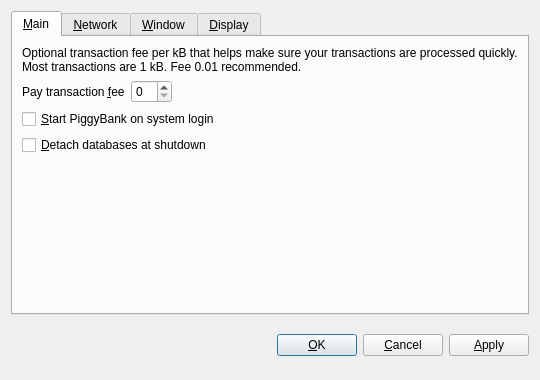
<?xml version="1.0" encoding="UTF-8"?>
<ui version="4.0">
 <class>OptionsDialog</class>
 <widget class="QDialog" name="OptionsDialog">
  <property name="geometry">
   <rect>
    <x>0</x>
    <y>0</y>
    <width>540</width>
    <height>380</height>
   </rect>
  </property>
  <property name="windowTitle">
   <string>Options</string>
  </property>
  <property name="modal">
   <bool>true</bool>
  </property>
  <layout class="QVBoxLayout" name="verticalLayout">
   <item>
    <widget class="QTabWidget" name="tabWidget">
     <property name="tabPosition">
      <enum>QTabWidget::North</enum>
     </property>
     <property name="currentIndex">
      <number>0</number>
     </property>
     <widget class="QWidget" name="tabMain">
      <attribute name="title">
       <string>&amp;Main</string>
      </attribute>
      <layout class="QVBoxLayout" name="verticalLayout_Main">
       <item>
        <widget class="QLabel" name="transactionFeeInfoLabel">
         <property name="text">
          <string>Optional transaction fee per kB that helps make sure your transactions are processed quickly. Most transactions are 1 kB. Fee 0.01 recommended.</string>
         </property>
         <property name="textFormat">
          <enum>Qt::PlainText</enum>
         </property>
         <property name="wordWrap">
          <bool>true</bool>
         </property>
        </widget>
       </item>
       <item>
        <layout class="QHBoxLayout" name="horizontalLayout_Main">
         <item>
          <widget class="QLabel" name="transactionFeeLabel">
           <property name="text">
            <string>Pay transaction &amp;fee</string>
           </property>
           <property name="textFormat">
            <enum>Qt::PlainText</enum>
           </property>
           <property name="buddy">
            <cstring>transactionFee</cstring>
           </property>
          </widget>
         </item>
         <item>
          <widget class="BitcoinAmountField" name="transactionFee"/>
         </item>
         <item>
          <spacer name="horizontalSpacer_Main">
           <property name="orientation">
            <enum>Qt::Horizontal</enum>
           </property>
           <property name="sizeHint" stdset="0">
            <size>
             <width>40</width>
             <height>20</height>
            </size>
           </property>
          </spacer>
         </item>
        </layout>
       </item>
       <item>
        <widget class="QCheckBox" name="bitcoinAtStartup">
         <property name="toolTip">
          <string>Automatically start PiggyCoin after logging in to the system.</string>
         </property>
         <property name="text">
          <string>&amp;Start PiggyBank on system login</string>
         </property>
        </widget>
       </item>
       <item>
        <widget class="QCheckBox" name="detachDatabases">
         <property name="toolTip">
          <string>Detach block and address databases at shutdown. This means they can be moved to another data directory, but it slows down shutdown. The wallet is always detached.</string>
         </property>
         <property name="text">
          <string>&amp;Detach databases at shutdown</string>
         </property>
        </widget>
       </item>
       <item>
        <spacer name="verticalSpacer_Main">
         <property name="orientation">
          <enum>Qt::Vertical</enum>
         </property>
         <property name="sizeHint" stdset="0">
          <size>
           <width>20</width>
           <height>40</height>
          </size>
         </property>
        </spacer>
       </item>
      </layout>
     </widget>
     <widget class="QWidget" name="tabNetwork">
      <attribute name="title">
       <string>&amp;Network</string>
      </attribute>
      <layout class="QVBoxLayout" name="verticalLayout_Network">
       <item>
        <widget class="QCheckBox" name="mapPortUpnp">
         <property name="toolTip">
          <string>Automatically open the PiggyCoin client port on the router. This only works when your router supports UPnP and it is enabled.</string>
         </property>
         <property name="text">
          <string>Map port using &amp;UPnP</string>
         </property>
        </widget>
       </item>
       <item>
        <widget class="QCheckBox" name="connectSocks">
         <property name="toolTip">
          <string>Connect to the PiggyCoin network through a SOCKS proxy (e.g. when connecting through Tor).</string>
         </property>
         <property name="text">
          <string>&amp;Connect through SOCKS proxy:</string>
         </property>
        </widget>
       </item>
       <item>
        <layout class="QHBoxLayout" name="horizontalLayout_Network">
         <item>
          <widget class="QLabel" name="proxyIpLabel">
           <property name="text">
            <string>Proxy &amp;IP:</string>
           </property>
           <property name="textFormat">
            <enum>Qt::PlainText</enum>
           </property>
           <property name="buddy">
            <cstring>proxyIp</cstring>
           </property>
          </widget>
         </item>
         <item>
          <widget class="QValidatedLineEdit" name="proxyIp">
           <property name="maximumSize">
            <size>
             <width>140</width>
             <height>16777215</height>
            </size>
           </property>
           <property name="toolTip">
            <string>IP address of the proxy (e.g. 127.0.0.1)</string>
           </property>
          </widget>
         </item>
         <item>
          <widget class="QLabel" name="proxyPortLabel">
           <property name="text">
            <string>&amp;Port:</string>
           </property>
           <property name="textFormat">
            <enum>Qt::PlainText</enum>
           </property>
           <property name="buddy">
            <cstring>proxyPort</cstring>
           </property>
          </widget>
         </item>
         <item>
          <widget class="QLineEdit" name="proxyPort">
           <property name="maximumSize">
            <size>
             <width>55</width>
             <height>16777215</height>
            </size>
           </property>
           <property name="toolTip">
            <string>Port of the proxy (e.g. 9050)</string>
           </property>
          </widget>
         </item>
         <item>
          <widget class="QLabel" name="socksVersionLabel">
           <property name="text">
            <string>SOCKS &amp;Version:</string>
           </property>
           <property name="textFormat">
            <enum>Qt::PlainText</enum>
           </property>
           <property name="buddy">
            <cstring>socksVersion</cstring>
           </property>
          </widget>
         </item>
         <item>
          <widget class="QValueComboBox" name="socksVersion">
           <property name="toolTip">
            <string>SOCKS version of the proxy (e.g. 5)</string>
           </property>
          </widget>
         </item>
         <item>
          <spacer name="horizontalSpacer_Network">
           <property name="orientation">
            <enum>Qt::Horizontal</enum>
           </property>
           <property name="sizeHint" stdset="0">
            <size>
             <width>40</width>
             <height>20</height>
            </size>
           </property>
          </spacer>
         </item>
        </layout>
       </item>
       <item>
        <spacer name="verticalSpacer_Network">
         <property name="orientation">
          <enum>Qt::Vertical</enum>
         </property>
         <property name="sizeHint" stdset="0">
          <size>
           <width>20</width>
           <height>40</height>
          </size>
         </property>
        </spacer>
       </item>
      </layout>
     </widget>
     <widget class="QWidget" name="tabWindow">
      <attribute name="title">
       <string>&amp;Window</string>
      </attribute>
      <layout class="QVBoxLayout" name="verticalLayout_Window">
       <item>
        <widget class="QCheckBox" name="minimizeToTray">
         <property name="toolTip">
          <string>Show only a tray icon after minimizing the window.</string>
         </property>
         <property name="text">
          <string>&amp;Minimize to the tray instead of the taskbar</string>
         </property>
        </widget>
       </item>
       <item>
        <widget class="QCheckBox" name="minimizeOnClose">
         <property name="toolTip">
          <string>Minimize instead of exit the application when the window is closed. When this option is enabled, the application will be closed only after selecting Quit in the menu.</string>
         </property>
         <property name="text">
          <string>M&amp;inimize on close</string>
         </property>
        </widget>
       </item>
       <item>
        <spacer name="verticalSpacer_Window">
         <property name="orientation">
          <enum>Qt::Vertical</enum>
         </property>
         <property name="sizeHint" stdset="0">
          <size>
           <width>20</width>
           <height>40</height>
          </size>
         </property>
        </spacer>
       </item>
      </layout>
     </widget>
     <widget class="QWidget" name="tabDisplay">
      <attribute name="title">
       <string>&amp;Display</string>
      </attribute>
      <layout class="QVBoxLayout" name="verticalLayout_Display">
       <item>
        <layout class="QHBoxLayout" name="horizontalLayout_1_Display">
         <item>
          <widget class="QLabel" name="langLabel">
           <property name="text">
            <string>User Interface &amp;language:</string>
           </property>
           <property name="textFormat">
            <enum>Qt::PlainText</enum>
           </property>
           <property name="buddy">
            <cstring>lang</cstring>
           </property>
          </widget>
         </item>
         <item>
          <widget class="QValueComboBox" name="lang">
           <property name="toolTip">
            <string>The user interface language can be set here. This setting will take effect after restarting PiggyCoin.</string>
           </property>
          </widget>
         </item>
        </layout>
       </item>
       <item>
        <layout class="QHBoxLayout" name="horizontalLayout_2_Display">
         <item>
          <widget class="QLabel" name="unitLabel">
           <property name="text">
            <string>&amp;Unit to show amounts in:</string>
           </property>
           <property name="textFormat">
            <enum>Qt::PlainText</enum>
           </property>
           <property name="buddy">
            <cstring>unit</cstring>
           </property>
          </widget>
         </item>
         <item>
          <widget class="QValueComboBox" name="unit">
           <property name="toolTip">
            <string>Choose the default subdivision unit to show in the interface and when sending coins.</string>
           </property>
          </widget>
         </item>
        </layout>
       </item>
       <item>
        <widget class="QCheckBox" name="displayAddresses">
         <property name="toolTip">
          <string>Whether to show PiggyCoin addresses in the transaction list or not.</string>
         </property>
         <property name="text">
          <string>&amp;Display addresses in transaction list</string>
         </property>
        </widget>
       </item>
       <item>
        <spacer name="verticalSpacer_Display">
         <property name="orientation">
          <enum>Qt::Vertical</enum>
         </property>
         <property name="sizeHint" stdset="0">
          <size>
           <width>20</width>
           <height>40</height>
          </size>
         </property>
        </spacer>
       </item>
      </layout>
     </widget>
    </widget>
   </item>
   <item>
    <layout class="QHBoxLayout" name="horizontalLayout_Buttons">
     <item>
      <spacer name="horizontalSpacer_1">
       <property name="orientation">
        <enum>Qt::Horizontal</enum>
       </property>
       <property name="sizeHint" stdset="0">
        <size>
         <width>40</width>
         <height>48</height>
        </size>
       </property>
      </spacer>
     </item>
     <item>
      <widget class="QLabel" name="statusLabel">
       <property name="font">
        <font>
         <weight>75</weight>
         <bold>true</bold>
        </font>
       </property>
       <property name="text">
        <string/>
       </property>
       <property name="textFormat">
        <enum>Qt::PlainText</enum>
       </property>
       <property name="wordWrap">
        <bool>true</bool>
       </property>
      </widget>
     </item>
     <item>
      <spacer name="horizontalSpacer_2">
       <property name="orientation">
        <enum>Qt::Horizontal</enum>
       </property>
       <property name="sizeHint" stdset="0">
        <size>
         <width>40</width>
         <height>48</height>
        </size>
       </property>
      </spacer>
     </item>
     <item>
      <widget class="QPushButton" name="okButton">
       <property name="text">
        <string>&amp;OK</string>
       </property>
      </widget>
     </item>
     <item>
      <widget class="QPushButton" name="cancelButton">
       <property name="text">
        <string>&amp;Cancel</string>
       </property>
       <property name="autoDefault">
        <bool>false</bool>
       </property>
      </widget>
     </item>
     <item>
      <widget class="QPushButton" name="applyButton">
       <property name="text">
        <string>&amp;Apply</string>
       </property>
       <property name="autoDefault">
        <bool>false</bool>
       </property>
       <property name="default">
        <bool>false</bool>
       </property>
       <property name="flat">
        <bool>false</bool>
       </property>
      </widget>
     </item>
    </layout>
   </item>
  </layout>
 </widget>
 <customwidgets>
  <customwidget>
   <class>BitcoinAmountField</class>
   <extends>QSpinBox</extends>
   <header>bitcoinamountfield.h</header>
  </customwidget>
  <customwidget>
   <class>QValueComboBox</class>
   <extends>QComboBox</extends>
   <header>qvaluecombobox.h</header>
  </customwidget>
  <customwidget>
   <class>QValidatedLineEdit</class>
   <extends>QLineEdit</extends>
   <header>qvalidatedlineedit.h</header>
  </customwidget>
 </customwidgets>
 <resources/>
 <connections/>
</ui>
